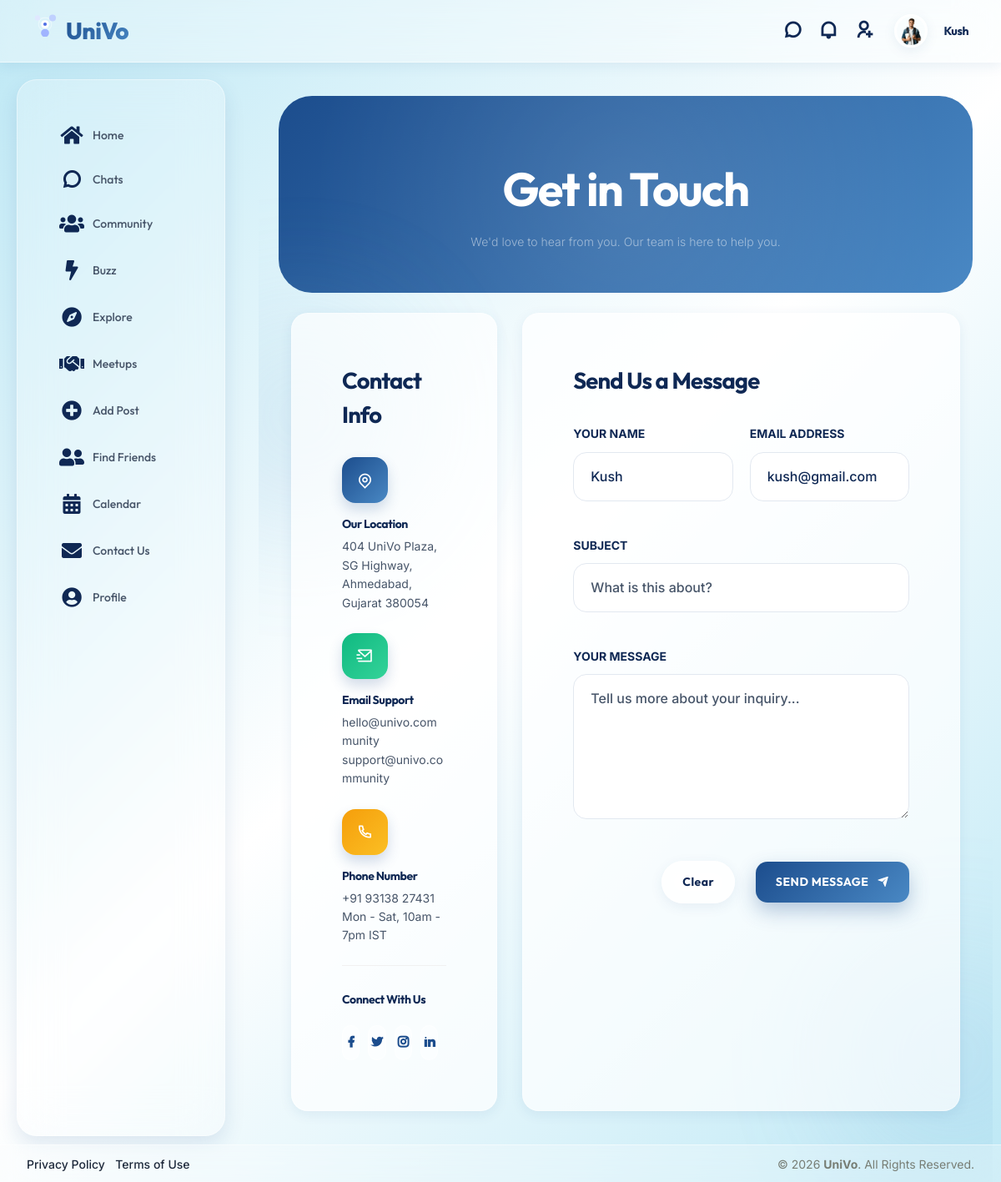
The app's page /contact-us/ (signed in) with its own data.
### user/models.py (models this page shows, shortened)
class user(models.Model):
    userid=models.AutoField(primary_key=True)
    username=models.CharField(max_length=50)
    email=models.CharField(max_length=50)
    password=models.CharField(max_length=50)
    profile=models.ImageField(upload_to="assets/images/user/")
    bio=models.TextField(max_length=1000)
    gender=models.CharField(max_length=10)
    dob=models.DateField(validators=[no_future_date])
    cityid=models.ForeignKey(city,on_delete=models.CASCADE)
    registrationdt=models.DateTimeField(auto_now=True)
    last_checked_chats=models.DateTimeField(null=True, blank=True)
    last_checked_activity=models.DateTimeField(null=True, blank=True)
    last_checked_invites=models.DateTimeField(null=True, blank=True)
    last_seen=models.DateTimeField(null=True, blank=True)
    google_id=models.CharField(max_length=255, null=True, blank=True)  # Google OAuth user ID
    phone=models.CharField(max_length=15, null=True, blank=True)

### user/views.py (the view, shortened to what this page needs)
# urls.py: path('contact-us/', views.contact_us, name='contact_us'),
def contact_us(request):
    userid = request.session.get('userid')
    u = None
    if userid:
        u = user.objects.get(pk=userid)
    return render(request, 'contact_us.html', {'current_user': u})

### user/templates/contact_us.html (shortened to what this page needs)
{% extends "base.html" %}
{% load static %}
{% block content %}
<div class="contact-hero entrance-anim">
    <div class="container py-3">
        <h1 class="display-4 fw-bold text-white mb-2">Get in Touch</h1>
        <p class="lead text-white-50 opacity-75 mx-auto mb-0" style="max-width: 600px;">
            We'd love to hear from you. Our team is here to help you.
        </p>
    </div>
</div>
<div class="contact-container">
    <div class="container-fluid px-0">
        <div class="row g-4 align-items-stretch">
            <div class="animated-shape" style="top: 0; left: -100px;"></div>
            <div class="animated-shape" style="bottom: 0; right: -100px; animation-delay: -5s;"></div>
            <div class="col-lg-4 entrance-anim delay-1">
                <div class="card glass-card p-4 p-xl-5">
                    <h3 class="fw-bold mb-4">Contact Info</h3>
                    <div class="info-list">
                        <div class="info-item">
                            <div class="info-icon-wrapper">
                                <i class="ri-map-pin-line"></i>
                            </div>
                            <h6 class="fw-bold mb-1">Our Location</h6>
                            <p class="text-muted small mb-0">404 UniVo Plaza, SG Highway, Ahmedabad, Gujarat 380054</p>
                        </div>
                        <div class="info-item">
                            <div class="info-icon-wrapper" style="background: linear-gradient(135deg, #10B981 0%, #34D399 100%);">
                                <i class="ri-mail-send-line"></i>
                            </div>
                            <h6 class="fw-bold mb-1">Email Support</h6>
                            <p class="text-muted small mb-0">hello@univo.community<br>support@univo.community</p>
                        </div>
                        <div class="info-item">
                            <div class="info-icon-wrapper" style="background: linear-gradient(135deg, #F59E0B 0%, #FBBF24 100%);">
                                <i class="ri-phone-line"></i>
                            </div>
                            <h6 class="fw-bold mb-1">Phone Number</h6>
                            <p class="text-muted small mb-0">+91 93138 27431<br>Mon - Sat, 10am - 7pm IST</p>
                        </div>
                    </div>
                    <div class="mt-auto pt-4 border-top">
                        <h6 class="fw-bold mb-3">Connect With Us</h6>
                        <div class="d-flex">
                            <a href="https://facebook.com/univo.community" target="_blank" class="social-link-btn"><i class="ri-facebook-fill"></i></a>
                            <a href="https://twitter.com/univo_community" target="_blank" class="social-link-btn"><i class="ri-twitter-fill"></i></a>
                            <a href="https://instagram.com/univo.community" target="_blank" class="social-link-btn"><i class="ri-instagram-line"></i></a>
                            <a href="https://linkedin.com/company/univo-community" target="_blank" class="social-link-btn"><i class="ri-linkedin-fill"></i></a>
                        </div>
                    </div>
                </div>
            </div>
            <div class="col-lg-8 entrance-anim delay-2">
                <div class="card glass-card p-4 p-xl-5">
                    <h3 class="fw-bold mb-4">Send Us a Message</h3>
                    <form id="contactForm" method="POST" action="{% url 'contact_us' %}">
                        <div class="row g-3">
                            <div class="col-md-6">
                                <div class="form-group mb-3">
                                    <label class="form-label fw-bold small text-uppercase mb-2" for="name">Your Name</label>
                                    <input type="text" name="name" class="form-control form-control-premium" id="name" placeholder="John Doe" value="{{ current_user.username|default:'' }}" required>
                                </div>
                            </div>
                            <div class="col-md-6">
                                <div class="form-group mb-3">
                                    <label class="form-label fw-bold small text-uppercase mb-2" for="email">Email Address</label>
                                    <input type="email" name="email" class="form-control form-control-premium" id="email" placeholder="john@example.com" value="{{ current_user.email|default:'' }}" required>
                                </div>
                            </div>
                            <div class="col-12">
                                <div class="form-group mb-3">
                                    <label class="form-label fw-bold small text-uppercase mb-2" for="subject">Subject</label>
                                    <input type="text" name="subject" class="form-control form-control-premium" id="subject" placeholder="What is this about?" required>
                                </div>
                            </div>
                            <div class="col-12">
                                <div class="form-group mb-4">
                                    <label class="form-label fw-bold small text-uppercase mb-2" for="message">Your Message</label>
                                    <textarea name="message" class="form-control form-control-premium" id="message" rows="5" placeholder="Tell us more about your inquiry..." required></textarea>
                                </div>
                            </div>
                            <div class="col-12 text-end">
                                <button type="reset" class="btn btn-light rounded-pill px-4 py-3 me-3">Clear</button>
                                <button type="submit" class="btn btn-contact-submit">
                                    Send Message <i class="ri-send-plane-fill ms-2"></i>
                                </button>
                            </div>
                        </div>
                    </form>
                </div>
            </div>
        </div>
    </div>
</div>
{% endblock %}

### user/templates/base.html (shortened to what this page needs)
{% load static %}
<!doctype html>
<html lang="en">
  <head>
    <link rel="stylesheet" href="{% static 'assets/css/libs.min.css' %}" />
    <link rel="stylesheet" href="{% static 'assets/css/socialv1fc6.css' %}" />
    <link rel="stylesheet" href="{% static 'assets/css/custom_theme.css' %}?v=2.0" />
    <link
      rel="stylesheet"
      href="https://cdnjs.cloudflare.com/ajax/libs/font-awesome/5.15.4/css/all.min.css"
    />
    <link
      rel="stylesheet"
      href="https://cdn.jsdelivr.net/npm/remixicon@2.5.0/fonts/remixicon.css"
    />
    <link
      rel="stylesheet"
      href="https://cdn.jsdelivr.net/npm/vanillajs-datepicker@1.3.4/dist/css/datepicker.min.css"
    />
    <link
      rel="stylesheet"
      href="https://maxst.icons8.com/vue-static/landen/line-awesome/line-awesome/1.3.0/css/line-awesome.min.css"
    />
  </head>
  <body class="{% if user_settings and user_settings.dark_mode %}dark-mode{% endif %}">
    <div class="wrapper">
      <div class="iq-top-navbar">
        <div class="iq-navbar-custom">
          <nav class="navbar navbar-expand-lg navbar-light p-0">
            <div class="iq-navbar-logo d-flex justify-content-between">
              <a href="{% url 'home' %}">
                <img
                  src="{% static 'assets/images/animated_logo.svg' %}"
                  class="img-fluid rotating-logo"
                  alt="UniVo Logo"
                  style="max-height: 30px"
                />
                <span>UniVo</span>
              </a>
            </div>
            <div class="collapse navbar-collapse" id="navbarSupportedContent">
              <ul class="navbar-nav ms-auto navbar-list align-items-center">
                {% if current_user %}
                <li class="nav-item">
                  <a
                    href="{% url 'chats' %}"
                    class="d-flex align-items-center px-2 position-relative"
                    title="Community Chats"
                  >
                    <i class="ri-chat-3-line fs-5 text-white"></i>
                  </a>
                </li>
                <li class="nav-item">
                  <a
                    href="{% url 'activity' %}"
                    class="d-flex align-items-center px-2 position-relative"
                    title="Notifications"
                  >
                    <i class="ri-notification-line fs-5 text-white"></i>
                  </a>
                </li>
                <li class="nav-item">
                  <a
                    href="{% url 'invitations_list' %}"
                    class="d-flex align-items-center px-2 position-relative"
                    title="Friend Requests"
                  >
                    <i class="ri-user-add-line fs-5 text-white"></i>
                  </a>
                </li>
                <li class="nav-item dropdown">
                  <a
                    href="#"
                    class="d-flex align-items-center dropdown-toggle"
                    id="drop-down-arrow"
                    data-bs-toggle="dropdown"
                    aria-haspopup="true"
                    aria-expanded="false"
                  >
                    {% if current_user.profile %}
                    <img
                      src="{{ current_user.profile.url }}"
                      class="img-fluid rounded-circle me-3"
                      alt="user"
                      style="width: 40px; height: 40px; object-fit: cover"
                    />
                    {% else %}
                    <img
                      src="{% static 'assets/images/user/1.jpg' %}"
                      class="img-fluid rounded-circle me-3"
                      alt="user"
                    />
                    {% endif %}
                    <div class="caption">
                      <h6 class="mb-0 line-height">
                        {{ current_user.username|default:"User" }}
                      </h6>
                    </div>
                  </a>
                </li>
                {% else %}
                <li class="nav-item pe-3 d-flex align-items-center">
                  <a href="{% url 'signup' %}" class="d-flex align-items-center text-dark text-decoration-none" style="height: 40px; font-weight: 500;">
                    <i class="ri-login-box-line me-2 fs-5"></i> Login
                  </a>
                </li>
                {% endif %}
              </ul>
            </div>
          </nav>
        </div>
      </div>
      <div class="iq-sidebar sidebar-default">
        <div id="sidebar-scrollbar">
          <nav class="iq-sidebar-menu">
            <ul id="iq-sidebar-toggle" class="iq-menu">
              {% block sidebar %}
              <li class="">
                <a href="{% url 'home' %}" class="sidebar-link">
                  <i class="fas fa-home me-2"></i><span>Home</span>
                </a>
              </li>
              <li class="">
                <a href="{% url 'chats' %}" class="sidebar-link">
                  <i class="ri-chat-3-line me-2"></i><span>Chats</span>
                </a>
              </li>
              <li class="">
                <a href="{% url 'group' %}" class="sidebar-link">
                  <i class="fas fa-users me-2"></i><span>Community</span>
                </a>
              </li>
              <li class="">
                <a href="{% url 'buzz' %}" class="sidebar-link">
                  <i class="fas fa-bolt me-2"></i><span>Buzz</span>
                </a>
              </li>
              <li class="">
                <a href="{% url 'blog_list' %}" class="sidebar-link">
                  <i class="fas fa-compass me-2"></i><span>Explore</span>
                </a>
              </li>
              <li class="">
                <a href="{% url 'meetup_list' %}" class="sidebar-link">
                  <i class="fas fa-handshake me-2"></i><span>Meetups</span>
                </a>
              </li>
              <li class="">
                <a href="{% url 'unified_add_post' %}" class="sidebar-link">
                  <i class="fas fa-plus-circle me-2"></i><span>Add Post</span>
                </a>
              </li>
              <li class="">
                <a href="{% url 'users_list' %}" class="sidebar-link">
                  <i class="fas fa-user-friends me-2"></i><span>Find Friends</span>
                </a>
              </li>
              <li class="">
                <a href="{% url 'calendar' %}" class="sidebar-link">
                  <i class="fas fa-calendar-alt me-2"></i><span>Calendar</span>
                </a>
              </li>
              <li class="">
                <a href="{% url 'contact_us' %}" class="sidebar-link">
                  <i class="fas fa-envelope me-2"></i><span>Contact Us</span>
                </a>
              </li>
              <li class="">
                <a href="{% url 'my_profile' %}" class="sidebar-link">
                  <i class="fas fa-user-circle me-2"></i><span>Profile</span>
                </a>
              </li>
              {% endblock sidebar %}
            </ul>
          </nav>
          <div class="p-5"></div>
        </div>
      </div>
      <div id="content-page" class="content-page {% block content_class %}{% endblock %}">
        <div class="container-fluid">
          {% block content %} {% endblock %}
        </div>
      </div>
      <footer class="iq-footer bg-transparent border-top py-0" style="line-height: normal;">
        <div class="container-fluid">
          <div class="row align-items-center">
            <div class="col-md-6 text-center text-md-start mb-2 mb-md-0">
              <ul class="list-inline mb-0">
                <li class="list-inline-item">
                  <a href="#" class="text-secondary small text-decoration-none">Privacy Policy</a>
                </li>
                <li class="list-inline-item">
                  <a href="#" class="text-secondary small text-decoration-none">Terms of Use</a>
                </li>
              </ul>
            </div>
            <div class="col-md-6 text-center text-md-end text-secondary small">
              &copy; 2026 <strong>UniVo</strong>. All Rights Reserved.
            </div>
          </div>
        </div>
      </footer>
    </div>
    <div class="toast-container position-fixed bottom-0 end-0 p-3" style="z-index: 5000;">
    </div>
    </body>
</html>

### records on screen
user: profile (picture), username "Kush", name "Kush", email "kush@gmail.com"
